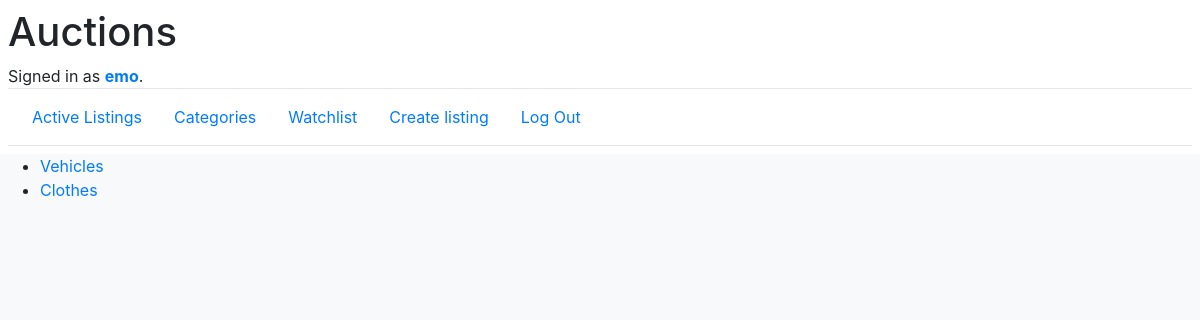
Page /categories (signed in) on the committed database.
### auctions/models.py (models this page shows)
class User(AbstractUser):
    pass

class Category(models.Model):
    title = models.CharField(max_length=32)
    def __str__(self):
        return f"{self.title}"

### auctions/views.py (the view)
# urls.py: path("categories", views.list_categories, name="list_categories"),
def list_categories(request):
    return render(request, "auctions/list_categories.html",{
        "categories": Category.objects.all()
    })

### auctions/templates/auctions/list_categories.html (shortened to what this page needs)
{% extends "auctions/layout.html" %}
{% block body %}
  <ul>
    {% for category in categories %}
      <li><a href="{% url 'category' category.pk %}">{{category}}</a></li>
    {% endfor %}
  </ul>
{% endblock %}

### auctions/templates/auctions/layout.html (shortened to what this page needs)
{% load static %}
<!DOCTYPE html>
<html lang="en">
    <head>
        <link rel="stylesheet" href="https://stackpath.bootstrapcdn.com/bootstrap/4.4.1/css/bootstrap.min.css">
        <link href="{% static 'auctions/styles.css' %}" rel="stylesheet">
    </head>
    <body class="bg-light">
      <div class="bg-white p-2">
        <h1>Auctions</h1>
        <div>
            {% if user.is_authenticated %}
                Signed in as <strong><a href="{% url 'user' user.id %}">{{ user.username }}</a></strong>.
            {% else %}
                Not signed in.
            {% endif %}
        </div>
              <hr style="padding: 0px;margin: 0px;" >
        <ul class="nav p-2" id="navbarToggleExternalContent">
            <li class="nav-item">
                <a class="nav-link" href="{% url 'index' %}">Active Listings</a>
            </li>
            <li class="nav-item">
              <a class="nav-link" href="{% url 'list_categories' %}">Categories</a>
            </li>
            {% if user.is_authenticated %}
                <li class="nav-item">
                    <a class="nav-link" href="{% url 'watchlist' %}">Watchlist</a>
                </li>
                <li class="nav-item">
                    <a class="nav-link" href="{% url 'new_listing' %}">Create listing</a>
                </li>
                <li class="nav-item">
                    <a class="nav-link" href="{% url 'logout' %}">Log Out</a>
                </li>
            {% endif %}
        </ul>
          <hr style="padding: 0px;margin: 0px;" >
        </div>
            {% block body %}
            {% endblock %}
    </body>
</html>

### auctions/static/auctions/styles.css (style rules this page uses)
hr { padding: 0px; margin: 0px; }

### rows in the picture
User: username "emo"
Category: title "Vehicles"
Category: title "Clothes"
